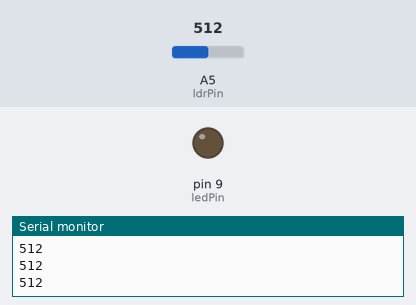
Recording of a sketch running on a simulated Arduino Uno, built with avr-gcc and run on an emulated ATmega328P. Parts: output pins drawn as LEDs (lit = HIGH), the last lines printed to the serial monitor. The test bench sets the inputs (shaded band); at power-on: A5 (ldrPin) = 512.

Above: at 1.2 s.
1.3 s: A5 (ldrPin) set to 788
2.8 s: A5 (ldrPin) set to 815
At 3.5 s:
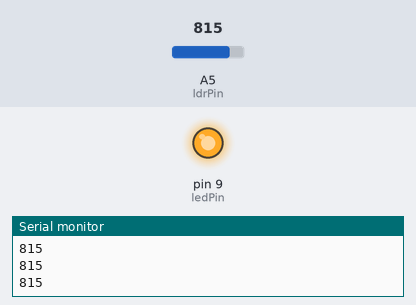
4.3 s: A5 (ldrPin) set to 790
At 4.8 s:
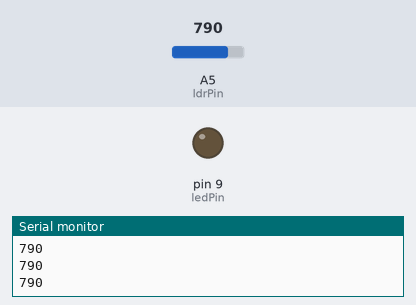
5.8 s: A5 (ldrPin) set to 810
At 6.1 s:
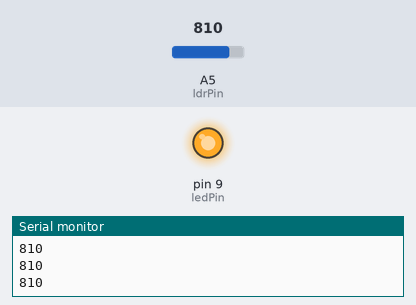
Timing chart, 0 to 8.3 s (numbered marks = the images above; inputs shaded):
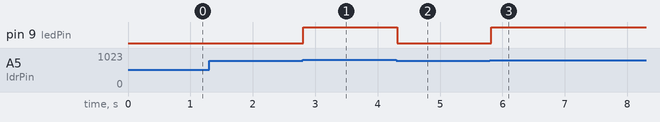

The sketch:

ldr_led.ino
```cpp
//ldr_led = LDR sensor with LED to manage led light
const int ldrPin = A5;    // select the input pin for the LDR
const int ledPin = 9;   // select the pin for the LED
int val = 0;
int mapper = 0;

void setup() {
  Serial.begin(9600);
  pinMode(ledPin, OUTPUT);
  pinMode(ldrPin, INPUT);
}


void loop() {
  val = analogRead(ldrPin);
  if (val >= 800) {
    digitalWrite(ledPin, HIGH);
  } else {
    digitalWrite(ledPin, LOW);
  }

  Serial.println(val);
  delay(100);
}
```

Measured:
- the behaviour switches between 799 and 800 on A5 (ldrPin) (found by bisection; images 0 and 1)
- after the input at 2.8 s, pin 9 (ledPin): LOW → HIGH at once
- after the input at 4.3 s, pin 9 (ledPin): HIGH → LOW at once
- after the input at 5.8 s, pin 9 (ledPin): LOW → HIGH at once
